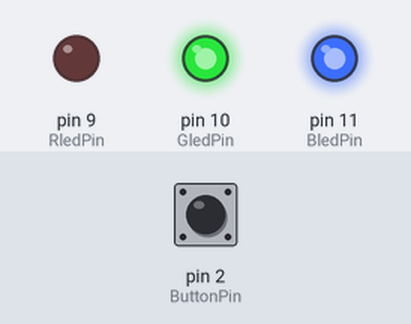
Recording of a sketch running on a simulated Arduino Uno, built with avr-gcc and run on an emulated ATmega328P. Shown: output pins drawn as LEDs (lit = HIGH). The test bench sets the inputs (shaded band); at power-on: pin 2 (ButtonPin) HIGH.

Above: at 1.2 s.
1.3 s: pin 2 (ButtonPin) pulled LOW for 1 s
At 2.93 s:
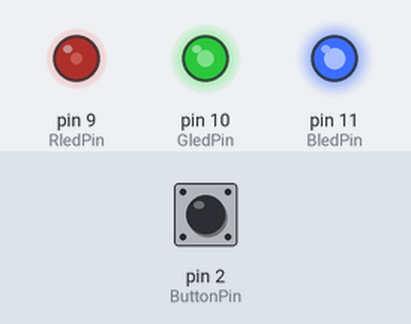
4.3 s: pin 2 (ButtonPin) pulled LOW for 3.2 s
At 6.53 s:
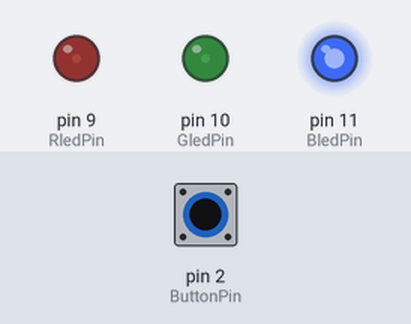
Timing chart, 0 to 15.0 s (numbered marks = the images above; inputs shaded):
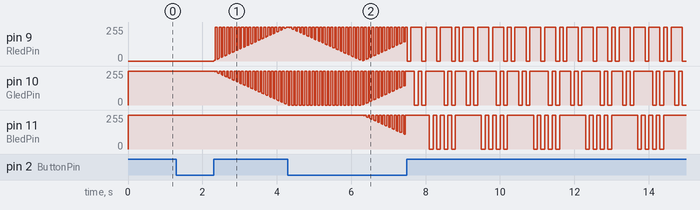

The sketch:

1112.ino
```cpp
const int ButtonPin = 2;
const int RledPin = 9;
const int GledPin = 10;
const int BledPin = 11;

// --- 模式定義 ---
// 0: 單色模式 (Short Press Mode)
// 1: 快速顏色閃爍模式 (Fast Flash Mode)
// 2: 顏色閃爍模式 (Sequential Flash Mode)
int currentMode = 0;

// --- 按鈕狀態相關變數 ---
int currentButtonReading = 0;
bool ButtonPressed = false;
bool longPressTriggered = false;
unsigned long buttonPressStartTime = 0;
const long LONG_PRESS_THRESHOLD = 1000; // 長按閾值 1 秒

// --- 顏色索引與模式變數 ---
int currentLedColorIndex = 1; // 單色模式下的當前顏色

// --- 模式 1：快速閃爍專用變數 (取代呼吸) ---
unsigned long lastMode1FlashTime = 0;
const int MODE1_FLASH_ON_TIME = 50;  // 快速閃爍 - 亮 50ms
const int MODE1_FLASH_OFF_TIME = 50; // 快速閃爍 - 滅 50ms
bool mode1FlashState = true;         // 模式 1 的閃爍狀態：true=亮, false=滅


// --- 顏色漸變專用變數 (模式 1 仍使用) ---
int colorCycleIndex = 1;
int nextColorCycleIndex = 2;
unsigned long colorFadeStartTime = 0;
const long COLOR_FADE_DURATION = 2000; // 顏色漸變週期 2 秒
float fadeProgress = 0.0;

// --- 模式 2：顏色閃爍專用變數 ---
unsigned long lastFlashTime = 0;
const int FLASH_ON_TIME = 100; // 閃爍開啟時間 (毫秒)
const int FLASH_OFF_TIME = 100; // 閃爍關閉時間 (毫秒)
bool flashState = false;
int flashColorIndex = 1;


// 顏色數據表：定義 1-7 顏色組合的 R, G, B 組成
int colorPresets[8][3] = {
  // R G B
  {0, 0, 0}, // 0: 關閉 (未使用)
  {1, 0, 0}, // 1: 紅色
  {0, 1, 0}, // 2: 綠色
  {1, 1, 0}, // 3: 黃色
  {0, 0, 1}, // 4: 藍色
  {1, 0, 1}, // 5: 品紅色
  {0, 1, 1}, // 6: 青色
  {1, 1, 1}  // 7: 白色 (全亮)
};

// --- 函数原型声明 (解决 setSolidColor/crossFadeLedColor 未定义的问题) ---
void setSolidColor(int ledColorIndex, int brightnessValue);
void crossFadeLedColor(int colorA_idx, int colorB_idx, int totalBrightness, float progress);
void handleBreathingMode(unsigned long currentTime);
void handleFlashMode(unsigned long currentTime);
// ------------------------------------------

void setup() {
  pinMode(RledPin, OUTPUT);
  pinMode(GledPin, OUTPUT);
  pinMode(BledPin, OUTPUT);
  pinMode(ButtonPin, INPUT_PULLUP); // 按鈕接 GND，LOW 為按下

  // 初始化 LED 為第一個顏色 (紅燈，全亮)
  setSolidColor(currentLedColorIndex, 255);
}

void loop() {
  unsigned long currentTime = millis();
  currentButtonReading = digitalRead(ButtonPin);

  // --- 1. 按下按鈕的起始處理 ---
  if (currentButtonReading == LOW && !ButtonPressed) {
    buttonPressStartTime = currentTime;
    ButtonPressed = true;
    longPressTriggered = false; // 每次按下都重置長按狀態
  }

  // --- 2. 持續按住時的長按偵測 ---
  if (currentButtonReading == LOW && ButtonPressed && !longPressTriggered &&
      (currentTime - buttonPressStartTime >= LONG_PRESS_THRESHOLD)) {

    longPressTriggered = true; // 標記為長按事件
  }

  // --- 3. 放開按鈕的最終處理 ---
  if (currentButtonReading == HIGH && ButtonPressed) {

    if (longPressTriggered) {
      // **長按處理：切換模式**

      currentMode++;
      if (currentMode > 2) { // 0 -> 1 -> 2 -> 0 循環
        currentMode = 0;
      }

      // 模式切換時的初始化
      if (currentMode == 0) {
        // 模式 0: 回到單色模式，顯示當前顏色
        setSolidColor(currentLedColorIndex, 255);
      } else if (currentMode == 1) {
        // 模式 1: 進入快速閃爍模式，初始化閃爍與漸變參數
        colorCycleIndex = currentLedColorIndex;
        nextColorCycleIndex = (colorCycleIndex % 7) + 1;
        colorFadeStartTime = currentTime;
        mode1FlashState = true;          // 從亮開始
        lastMode1FlashTime = currentTime; // 記錄閃爍開始時間
      } else if (currentMode == 2) {
        // 模式 2: 進入閃爍模式，初始化閃爍參數
        flashColorIndex = 1;
        flashState = true;
        lastFlashTime = currentTime;
      }

    } else {
      // **短按處理：僅在單色模式下切換顏色**
      if (currentMode == 0) {
        currentLedColorIndex++;
        if (currentLedColorIndex > 7) {
          currentLedColorIndex = 1;
        }
        setSolidColor(currentLedColorIndex, 255);
      }
    }

    // 清理狀態
    ButtonPressed = false;
    longPressTriggered = false;
  }

  // --- 4. 根據當前模式執行效果 ---
  if (currentMode == 1) {
    handleBreathingMode(currentTime); // 模式 1 (現在是快速閃爍)
  } else if (currentMode == 2) {
    handleFlashMode(currentTime); // 模式 2 (固定顏色閃爍)
  }
}

// --- 模式 1 快速閃爍和顏色漸變處理函數 (原 handleBreathingMode) ---
void handleBreathingMode(unsigned long currentTime) {

  // 1. 顏色漸變邏輯
  // 計算顏色漸變進度
  fadeProgress = (float)(currentTime - colorFadeStartTime) / COLOR_FADE_DURATION;

  // 檢查是否完成一個顏色週期
  if (fadeProgress >= 1.0) {
    colorCycleIndex = nextColorCycleIndex;
    nextColorCycleIndex = (colorCycleIndex % 7) + 1;
    colorFadeStartTime = currentTime;
    fadeProgress = 0.0;
  }

  // 2. 快速閃爍邏輯 (50ms 亮 / 50ms 滅)
  if (mode1FlashState) {
    // 狀態為亮 (ON)
    if (currentTime - lastMode1FlashTime >= MODE1_FLASH_ON_TIME) {
      mode1FlashState = false; // 亮週期結束，切換到滅
      lastMode1FlashTime = currentTime;
      // 滅時，設置亮度為 0
      crossFadeLedColor(colorCycleIndex, nextColorCycleIndex, 0, fadeProgress);
    } else {
      // 亮時，設置亮度為 255
      crossFadeLedColor(colorCycleIndex, nextColorCycleIndex, 255, fadeProgress);
    }
  } else {
    // 狀態為滅 (OFF)
    if (currentTime - lastMode1FlashTime >= MODE1_FLASH_OFF_TIME) {
      mode1FlashState = true; // 滅週期結束，切換到亮
      lastMode1FlashTime = currentTime;
    }
    // 滅狀態時，LED 保持 0 亮度
  }
}


// --- 模式 2 顏色閃爍處理函數 ---
void handleFlashMode(unsigned long currentTime) {
  if (flashState) {
    // 狀態為亮 (ON)
    if (currentTime - lastFlashTime >= FLASH_ON_TIME) {
      flashState = false;
      lastFlashTime = currentTime;
      setSolidColor(0, 0); // 設置為全滅 (使用 index 0)
    } else {
      setSolidColor(flashColorIndex, 255);
    }
  } else {
    // 狀態為滅 (OFF)
    if (currentTime - lastFlashTime >= FLASH_OFF_TIME) {
      flashState = true;
      lastFlashTime = currentTime;

      // 準備下一個閃爍顏色
      flashColorIndex++;
      if (flashColorIndex > 7) {
        flashColorIndex = 1;
      }
    }
  }
}


// --- 輔助函數：設置單一顏色的亮度 ---
void setSolidColor(int ledColorIndex, int brightnessValue) {
  int R_comp = colorPresets[ledColorIndex][0];
  int G_comp = colorPresets[ledColorIndex][1];
  int B_comp = colorPresets[ledColorIndex][2];

  int R_out = R_comp * brightnessValue;
  int G_out = G_comp * brightnessValue;
  int B_out = B_comp * brightnessValue;

  // 共陽極 LED 反轉輸出 (255 - 亮度)
  analogWrite(RledPin, 255 - R_out);
  analogWrite(GledPin, 255 - G_out);
  analogWrite(BledPin, 255 - B_out);
}


// --- 輔助函數：顏色交叉淡化 ---
void crossFadeLedColor(int colorA_idx, int colorB_idx, int totalBrightness, float progress) {

  int R_final = 0;
  int G_final = 0;
  int B_final = 0;

  float weightA = 1.0 - progress;
  float weightB = progress;

  for (int i = 0; i < 3; i++) {
    float A_contrib = colorPresets[colorA_idx][i] * weightA;
    float B_contrib = colorPresets[colorB_idx][i] * weightB;

    // 確保混合後的單個分量不超過最大值 1.0
    float combined_comp = min(1.0, A_contrib + B_contrib);

    // 乘以總亮度
    int output_value = (int)(combined_comp * totalBrightness);

    if (i == 0) R_final = output_value;
    else if (i == 1) G_final = output_value;
    else if (i == 2) B_final = output_value;
  }
  // 共陽極 LED 反轉輸出
  analogWrite(RledPin, 255 - R_final);
  analogWrite(GledPin, 255 - G_final);
  analogWrite(BledPin, 255 - B_final);
}
```
